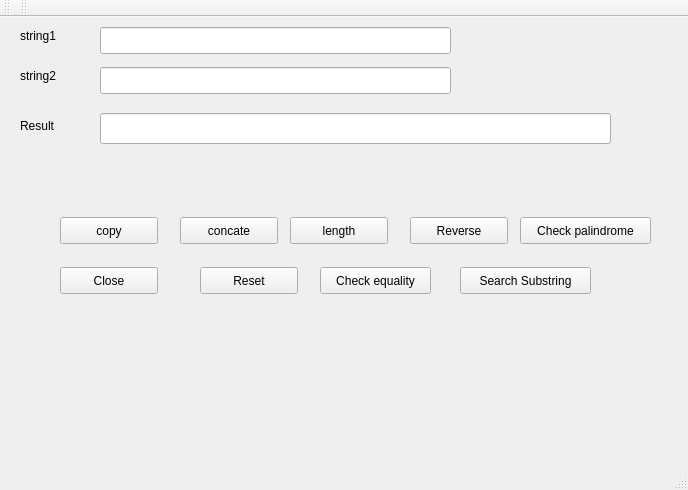
<?xml version="1.0" encoding="UTF-8"?>
<ui version="4.0">
 <class>MainWindow</class>
 <widget class="QMainWindow" name="MainWindow">
  <property name="geometry">
   <rect>
    <x>0</x>
    <y>0</y>
    <width>688</width>
    <height>490</height>
   </rect>
  </property>
  <property name="windowTitle">
   <string>MainWindow</string>
  </property>
  <widget class="QWidget" name="centralWidget">
   <widget class="QLabel" name="label">
    <property name="geometry">
     <rect>
      <x>20</x>
      <y>10</y>
      <width>66</width>
      <height>17</height>
     </rect>
    </property>
    <property name="text">
     <string>string1</string>
    </property>
   </widget>
   <widget class="QLabel" name="label_2">
    <property name="geometry">
     <rect>
      <x>20</x>
      <y>50</y>
      <width>66</width>
      <height>17</height>
     </rect>
    </property>
    <property name="text">
     <string>string2</string>
    </property>
   </widget>
   <widget class="QLabel" name="label_3">
    <property name="geometry">
     <rect>
      <x>20</x>
      <y>100</y>
      <width>66</width>
      <height>17</height>
     </rect>
    </property>
    <property name="text">
     <string>Result</string>
    </property>
   </widget>
   <widget class="QLineEdit" name="string1">
    <property name="geometry">
     <rect>
      <x>100</x>
      <y>10</y>
      <width>351</width>
      <height>27</height>
     </rect>
    </property>
   </widget>
   <widget class="QLineEdit" name="string2">
    <property name="geometry">
     <rect>
      <x>100</x>
      <y>50</y>
      <width>351</width>
      <height>27</height>
     </rect>
    </property>
   </widget>
   <widget class="QLineEdit" name="string3">
    <property name="geometry">
     <rect>
      <x>100</x>
      <y>96</y>
      <width>511</width>
      <height>31</height>
     </rect>
    </property>
   </widget>
   <widget class="QPushButton" name="pushButton">
    <property name="geometry">
     <rect>
      <x>60</x>
      <y>200</y>
      <width>98</width>
      <height>27</height>
     </rect>
    </property>
    <property name="text">
     <string>copy</string>
    </property>
   </widget>
   <widget class="QPushButton" name="pushButton_2">
    <property name="geometry">
     <rect>
      <x>180</x>
      <y>200</y>
      <width>98</width>
      <height>27</height>
     </rect>
    </property>
    <property name="text">
     <string>concate</string>
    </property>
   </widget>
   <widget class="QPushButton" name="len">
    <property name="geometry">
     <rect>
      <x>290</x>
      <y>200</y>
      <width>98</width>
      <height>27</height>
     </rect>
    </property>
    <property name="text">
     <string>length</string>
    </property>
   </widget>
   <widget class="QPushButton" name="rev">
    <property name="geometry">
     <rect>
      <x>410</x>
      <y>200</y>
      <width>98</width>
      <height>27</height>
     </rect>
    </property>
    <property name="text">
     <string>Reverse</string>
    </property>
   </widget>
   <widget class="QPushButton" name="pali">
    <property name="geometry">
     <rect>
      <x>520</x>
      <y>200</y>
      <width>131</width>
      <height>27</height>
     </rect>
    </property>
    <property name="text">
     <string>Check palindrome</string>
    </property>
   </widget>
   <widget class="QPushButton" name="close">
    <property name="geometry">
     <rect>
      <x>60</x>
      <y>250</y>
      <width>98</width>
      <height>27</height>
     </rect>
    </property>
    <property name="text">
     <string>Close</string>
    </property>
   </widget>
   <widget class="QPushButton" name="reset">
    <property name="geometry">
     <rect>
      <x>200</x>
      <y>250</y>
      <width>98</width>
      <height>27</height>
     </rect>
    </property>
    <property name="minimumSize">
     <size>
      <width>98</width>
      <height>27</height>
     </size>
    </property>
    <property name="text">
     <string>Reset</string>
    </property>
   </widget>
   <widget class="QPushButton" name="equal">
    <property name="geometry">
     <rect>
      <x>320</x>
      <y>250</y>
      <width>111</width>
      <height>27</height>
     </rect>
    </property>
    <property name="text">
     <string>Check equality</string>
    </property>
   </widget>
   <widget class="QPushButton" name="substring">
    <property name="geometry">
     <rect>
      <x>460</x>
      <y>250</y>
      <width>131</width>
      <height>27</height>
     </rect>
    </property>
    <property name="text">
     <string>Search Substring</string>
    </property>
   </widget>
  </widget>
  <widget class="QMenuBar" name="menuBar">
   <property name="geometry">
    <rect>
     <x>0</x>
     <y>0</y>
     <width>688</width>
     <height>25</height>
    </rect>
   </property>
  </widget>
  <widget class="QToolBar" name="mainToolBar">
   <attribute name="toolBarArea">
    <enum>TopToolBarArea</enum>
   </attribute>
   <attribute name="toolBarBreak">
    <bool>false</bool>
   </attribute>
  </widget>
  <widget class="QStatusBar" name="statusBar"/>
  <widget class="QToolBar" name="toolBar">
   <property name="windowTitle">
    <string>toolBar</string>
   </property>
   <attribute name="toolBarArea">
    <enum>TopToolBarArea</enum>
   </attribute>
   <attribute name="toolBarBreak">
    <bool>false</bool>
   </attribute>
  </widget>
 </widget>
 <layoutdefault spacing="6" margin="11"/>
 <resources/>
 <connections/>
</ui>
